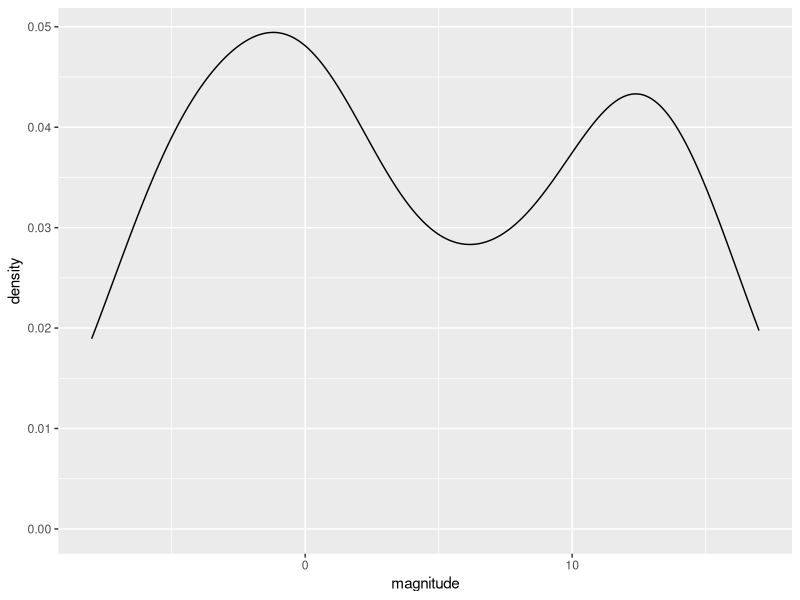
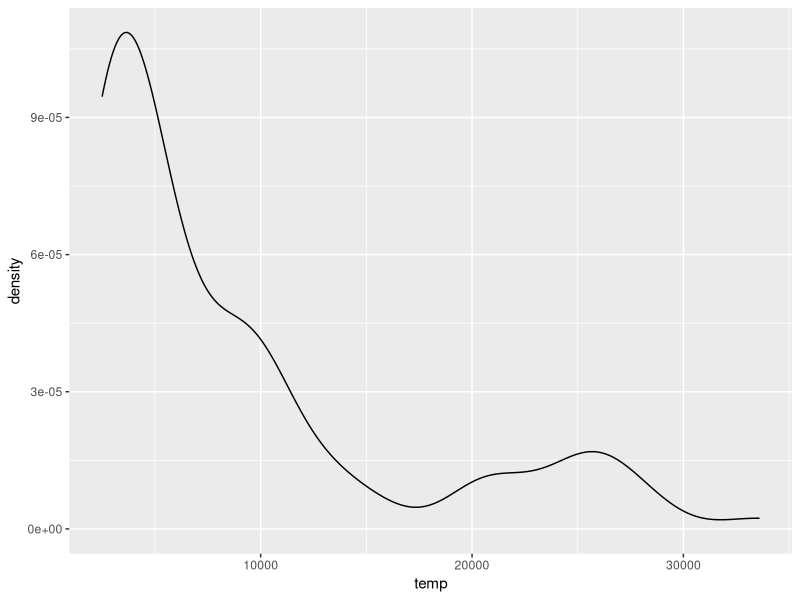
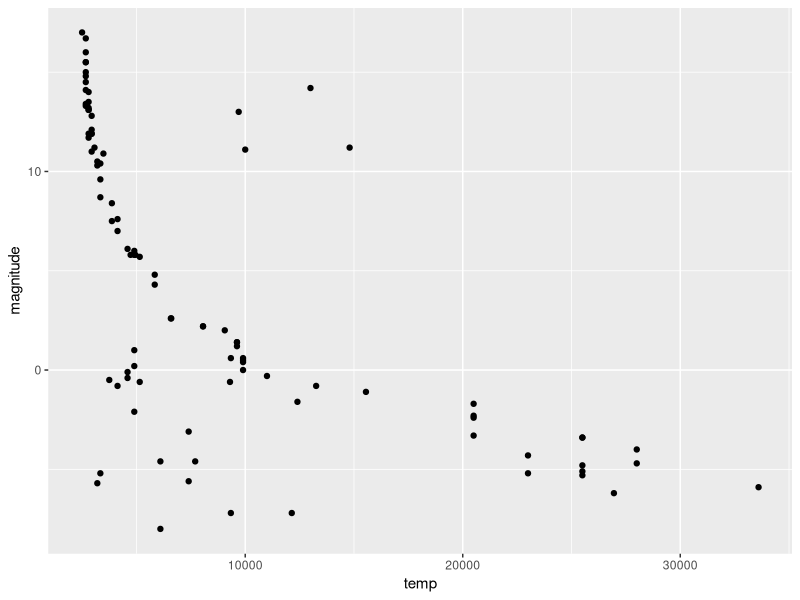
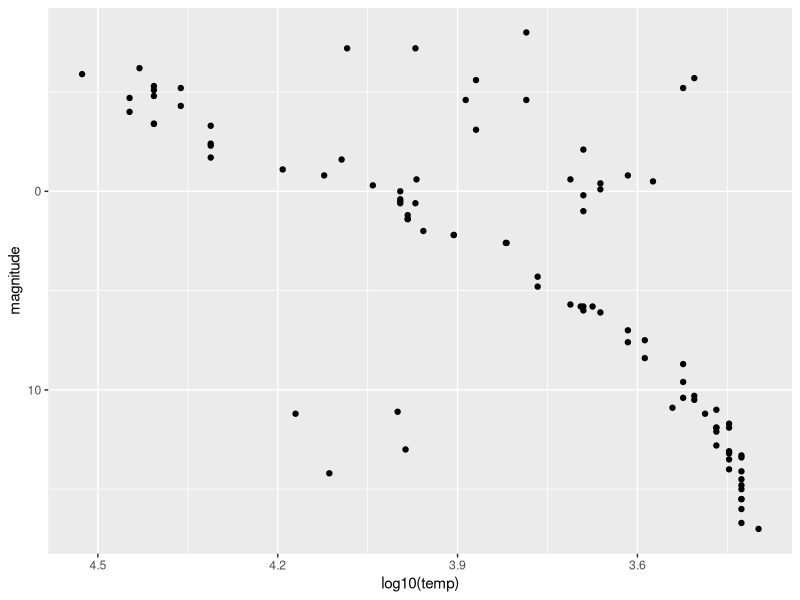
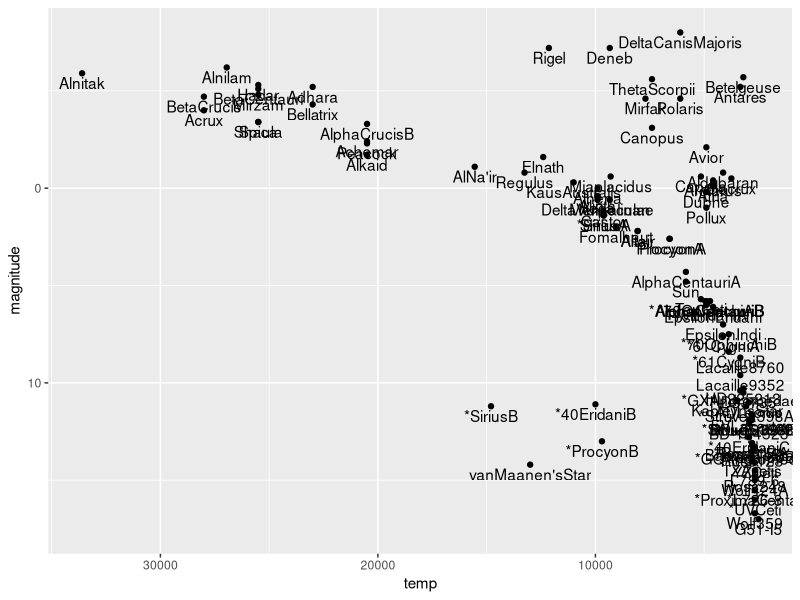
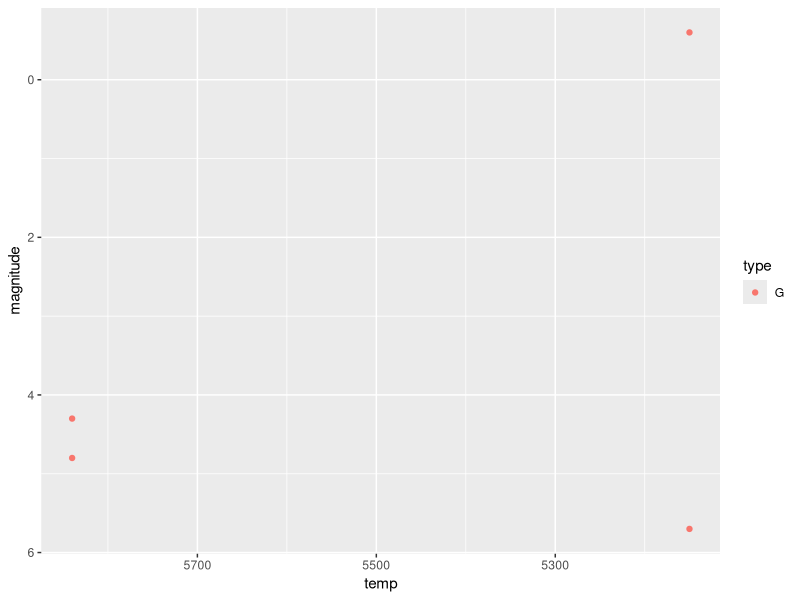

The R script that drew these images, in order:
library(tidyverse)
library(dslabs)
data(stars)
options(digits = 3) 

stars %>% 
  ggplot(aes(magnitude)) +
  geom_density()

stars %>% 
  ggplot(aes(temp)) +
  geom_density()

stars %>% 
  ggplot(aes(temp, magnitude)) + 
  geom_point()

stars %>% 
  ggplot(aes(log10(temp), magnitude)) + 
  geom_point() + 
  scale_y_reverse() + 
  scale_x_reverse()

stars %>% 
  ggplot(aes(temp, magnitude, label=star)) + 
  geom_point() + 
  geom_text(nudge_y = -0.5) +
  scale_y_reverse() + 
  scale_x_reverse()

stars %>% 
  filter(star == "Sun")

stars %>% 
  filter(type == "G") %>%
  ggplot(aes(temp, magnitude, color=type)) +
  geom_point() + 
  scale_y_reverse() + 
  scale_x_reverse()
